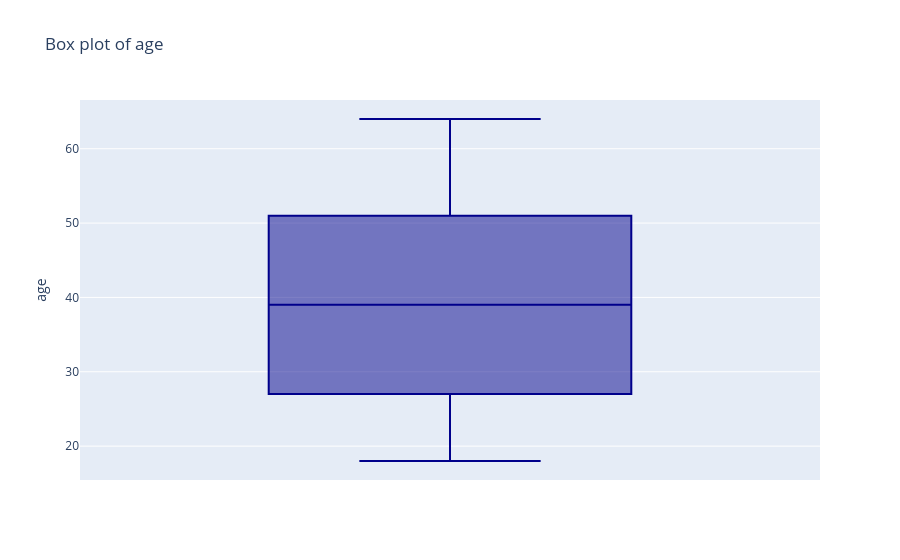
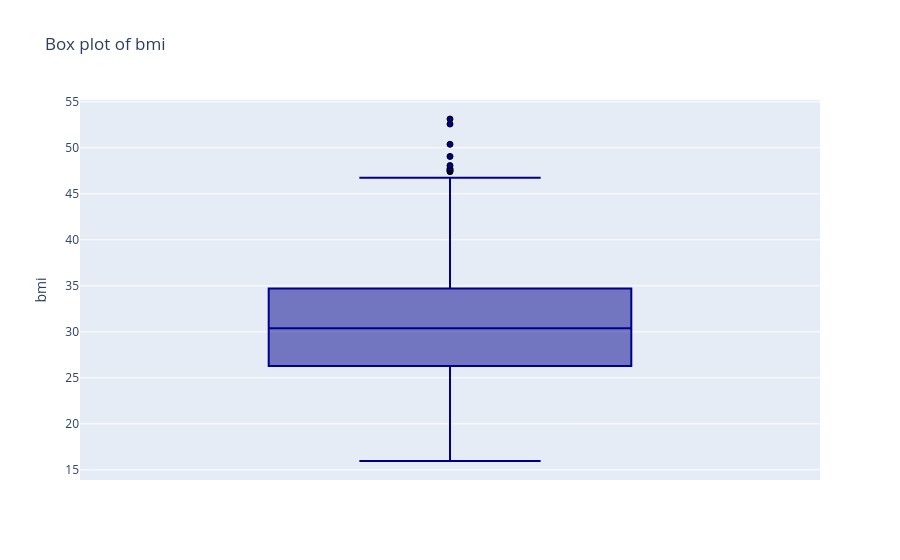
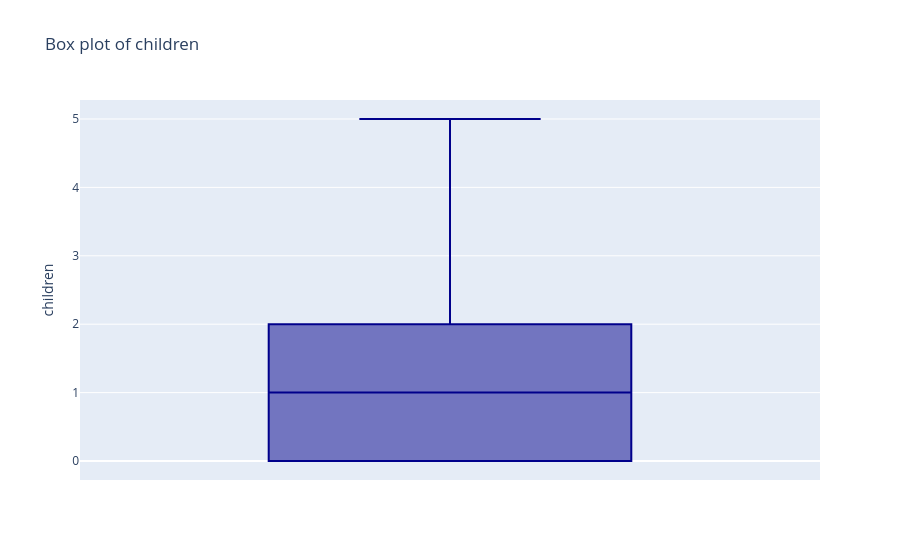

Here is the notebook cell these charts were saved with, in order:
### Code cell
outlier_detection = ["age","bmi","children"]

for col in outlier_detection:
    fig = px.box(df, y=col, title=f"Box plot of {col}")
    fig.update_traces(marker=dict(color="darkblue", line=dict(color="black", width=1)))
    fig.show()

### Figure 1 — Plotly figure (JSON) as saved in the notebook; plotly's stock layout.template omitted (floating-point values rounded to 4 significant figures; data arrays with more than 128 entries replaced by an {"elided": "..."} marker saying what was removed)
{"data": [{"alignmentgroup": "True", "hovertemplate": "age=%{y}<extra></extra>", "legendgroup": "", "marker": {"color": "darkblue", "line": {"color": "black", "width": 1}}, "name": "", "notched": false, "offsetgroup": "", "orientation": "v", "showlegend": false, "type": "box", "x0": " ", "xaxis": "x", "y": {"elided": "1338 int values"}, "y0": " ", "yaxis": "y"}], "layout": {"boxmode": "group", "legend": {"tracegroupgap": 0}, "title": {"text": "Box plot of age"}, "xaxis": {"anchor": "y", "domain": [0, 1]}, "yaxis": {"anchor": "x", "domain": [0, 1], "title": {"text": "age"}}}}

### Figure 2 — Plotly figure (JSON) as saved in the notebook; plotly's stock layout.template omitted (floating-point values rounded to 4 significant figures; data arrays with more than 128 entries replaced by an {"elided": "..."} marker saying what was removed)
{"data": [{"alignmentgroup": "True", "hovertemplate": "bmi=%{y}<extra></extra>", "legendgroup": "", "marker": {"color": "darkblue", "line": {"color": "black", "width": 1}}, "name": "", "notched": false, "offsetgroup": "", "orientation": "v", "showlegend": false, "type": "box", "x0": " ", "xaxis": "x", "y": {"elided": "1338 float values"}, "y0": " ", "yaxis": "y"}], "layout": {"boxmode": "group", "legend": {"tracegroupgap": 0}, "title": {"text": "Box plot of bmi"}, "xaxis": {"anchor": "y", "domain": [0, 1]}, "yaxis": {"anchor": "x", "domain": [0, 1], "title": {"text": "bmi"}}}}

### Figure 3 — Plotly figure (JSON) as saved in the notebook; plotly's stock layout.template omitted (floating-point values rounded to 4 significant figures; data arrays with more than 128 entries replaced by an {"elided": "..."} marker saying what was removed)
{"data": [{"alignmentgroup": "True", "hovertemplate": "children=%{y}<extra></extra>", "legendgroup": "", "marker": {"color": "darkblue", "line": {"color": "black", "width": 1}}, "name": "", "notched": false, "offsetgroup": "", "orientation": "v", "showlegend": false, "type": "box", "x0": " ", "xaxis": "x", "y": {"elided": "1338 int values"}, "y0": " ", "yaxis": "y"}], "layout": {"boxmode": "group", "legend": {"tracegroupgap": 0}, "title": {"text": "Box plot of children"}, "xaxis": {"anchor": "y", "domain": [0, 1]}, "yaxis": {"anchor": "x", "domain": [0, 1], "title": {"text": "children"}}}}
